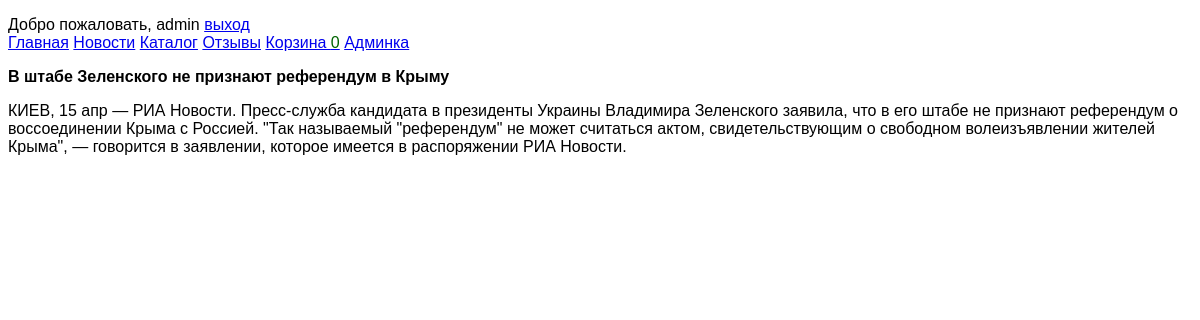
/newspage/1 (signed in), run on the app's committed database.
### tables this page shows
CREATE TABLE `news` (
  `id` int(11) NOT NULL,
  `category` int(11) NOT NULL,
  `prev` text NOT NULL,
  `text` text NOT NULL
);

### engine/db.php (called while the page is built, shortened)
<?php
function getDb() {
    static $db = null;
    if (is_null($db)) {
        $db = @mysqli_connect(HOST, USER, PASS, DB) or die("Could not connect: " . mysqli_connect_error());
    }
    return $db;
}
function getAssocResult($sql)
{
    $db = getDb();
    $result = @mysqli_query($db, $sql) or die(mysqli_error($db));
    $array_result = [];
    while ($row = mysqli_fetch_assoc($result))
        $array_result[] = $row;
    return $array_result;
}

### engine/news.php (called while the page is built, shortened)
<?php
function getNewsContent($id){
    $id = (int)$id;
    $sql = "SELECT * FROM news WHERE id = {$id}";
    $news = getAssocResult($sql);
    $result = [];
    if(isset($news[0]))
        $result = $news[0];
    return $result;
}

### engine/controller.php (called while the page is built, shortened)
<?php
function prepareVariables($page, $action, $id)
{
    $params = [];
    $params['allow'] = false;
    $params['admin'] = false;
    if (is_auth()) {
        $params['allow'] = true;
        $params['user'] = get_user();
        $params['admin'] = $params['user'] =="admin";
    }
    $params['count'] = getBasketCount();
    switch ($page) {
        case 'newspage':
            $content = getNewsContent($id);
            $params['prev'] = $content['prev'];
            $params['text'] = $content['text'];
            break;
    }
    return $params;
}

### views/newspage.php (the view)
<h1><?=$prev?></h1>
<p><?=$text?></p>

### public/css/my.css (style rules this page uses)
html * { font-size: 1em !important; font-family: Arial !important; }

### data on the page
news: prev "В штабе Зеленского не признают референдум в Крыму", text "КИЕВ, 15 апр — РИА Новости. Пресс-служба кандидата в президенты Украины Владимира Зеленского заявила, что в его штабе не признают референдум о воссоединении Крыма с Россией. \"Так называемый \"референдум\" не может считаться актом, свидетельствующим о свободном волеизъявлении жителей Крыма\", — говорится в заявлении, которое имеется в распоряжении РИА Новости."

### other printed values
$user "admin"
$count "0"
